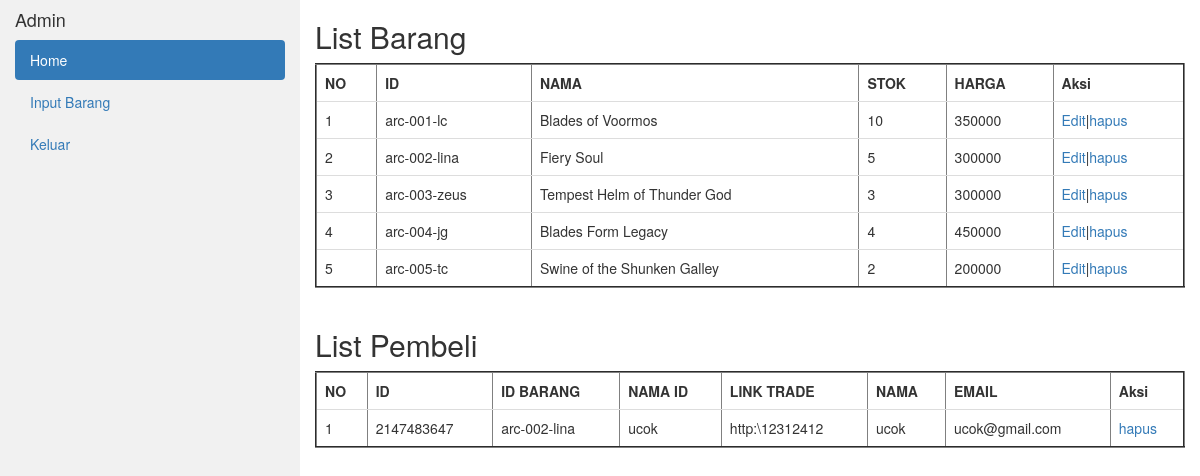
The page /log-in/index.php on the database its author committed.
### tables this page shows
CREATE TABLE `barang` (
  `id_barang` varchar(30) NOT NULL,
  `nama_barang` char(30) NOT NULL,
  `stok` int(13) NOT NULL,
  `harga` int(35) NOT NULL,
  `image` longblob NOT NULL
);

CREATE TABLE `pembeli` (
  `no_id` int(12) NOT NULL,
  `id_barang` varchar(30) NOT NULL,
  `nama_id` varchar(60) NOT NULL,
  `link_trade` varchar(90) NOT NULL,
  `nama` varchar(60) NOT NULL,
  `email` varchar(60) NOT NULL
);

### log-in/index.php (the view, shortened to what this page needs)
<!DOCTYPE html>
<html>
<head>
  <link rel="stylesheet" href="css/bootstrap.min.css">
</head>
<body>
<div class="container-fluid">
  <div class="row content">
    <div class="col-sm-3 sidenav">
      <h4>Admin</h4>
      <ul class="nav nav-pills nav-stacked">
        <li class="active"><a href="index.php">Home</a></li>
        <li><a href="../form_isi.php">Input Barang</a></li>
        <li><a href="logout.php">Keluar</a></li>
      </ul><br>
    </div>
<div class="col-sm-9 col-lg-9">
<h2>List Barang</h2>
<table class="table" border="2">
    <tr><th>NO</th><th>ID</th><th>NAMA</th><th>STOK</th><th>HARGA</th><th>Aksi</th></tr>
    <?php
    include 'koneksi.php';
    $barang = mysqli_query($kon, "SELECT * from barang");
    $no=1;
    foreach ($barang as $row){
        echo "<tr>
            <td>$no</td>
            <td>".$row['id_barang']."</td>
            <td>".$row['nama_barang']."</td>
            <td>".$row['stok']."</td>
            <td>".$row['harga']."</td>
             <td><a href=edit.php?id_barang=".$row['id_barang'].">Edit</a>|<a href=hapus.php?id_barang=".$row['id_barang'].">hapus</a></td>
              </tr>";
        $no++;
    }
    ?>
</table>
</div>
<br/><br/>
<div class="col-sm-4 col-lg-9">
<h2>List Pembeli</h2>
<table class="table" border="2">
    <tr><th>NO</th><th> ID</th><th>ID BARANG</th><th>NAMA ID</th><th>LINK TRADE</th><th>NAMA</th><th>EMAIL</th><th>Aksi</th></tr>
    <?php
    include 'koneksi.php';
    $barang = mysqli_query($kon, "SELECT * from pembeli");
    $no=1;
    foreach ($barang as $row){
        echo "<tr>
            <td>$no</td>
            <td>".$row['no_id']."</td>
            <td>".$row['id_barang']."</td>
            <td>".$row['nama_id']."</td>
            <td>".$row['link_trade']."</td>
            <td>".$row['nama']."</td>
            <td>".$row['email']."</td>
            <td><a href=hapus_pembeli.php?no_id=".$row['no_id'].">hapus</a></td>
              </tr>";
        $no++;
    }
    ?>
</table>
</div>
</body>
</head>
</html>

### log-in/index.php (style rules this page uses)
.row.content { height: 1500px }
.sidenav { background-color: #f1f1f1; height: 100%; }

### rows shown on the page
barang: id_barang "arc-001-lc", nama_barang "Blades of Voormos", stok "10", harga "350000"
barang: id_barang "arc-002-lina", nama_barang "Fiery Soul", stok "5", harga "300000"
barang: id_barang "arc-003-zeus", nama_barang "Tempest Helm of Thunder God", stok "3", harga "300000"
barang: id_barang "arc-004-jg", nama_barang "Blades Form Legacy", stok "4", harga "450000"
barang: id_barang "arc-005-tc", nama_barang "Swine of the Shunken Galley", stok "2", harga "200000"
pembeli: no_id "2147483647", id_barang "arc-002-lina", nama "ucok", link_trade "http:\\12312412", email "ucok@gmail.com"
